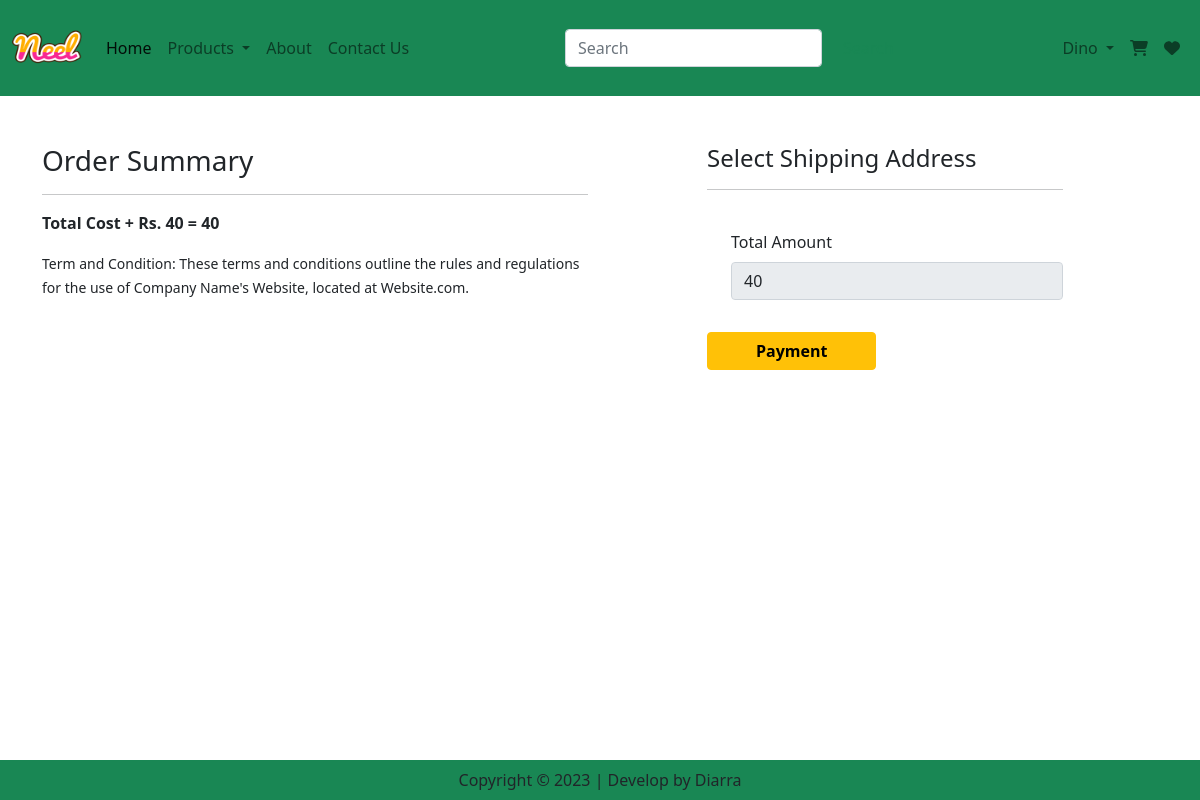
The app's page /shop/checkout/ (signed in), older data.
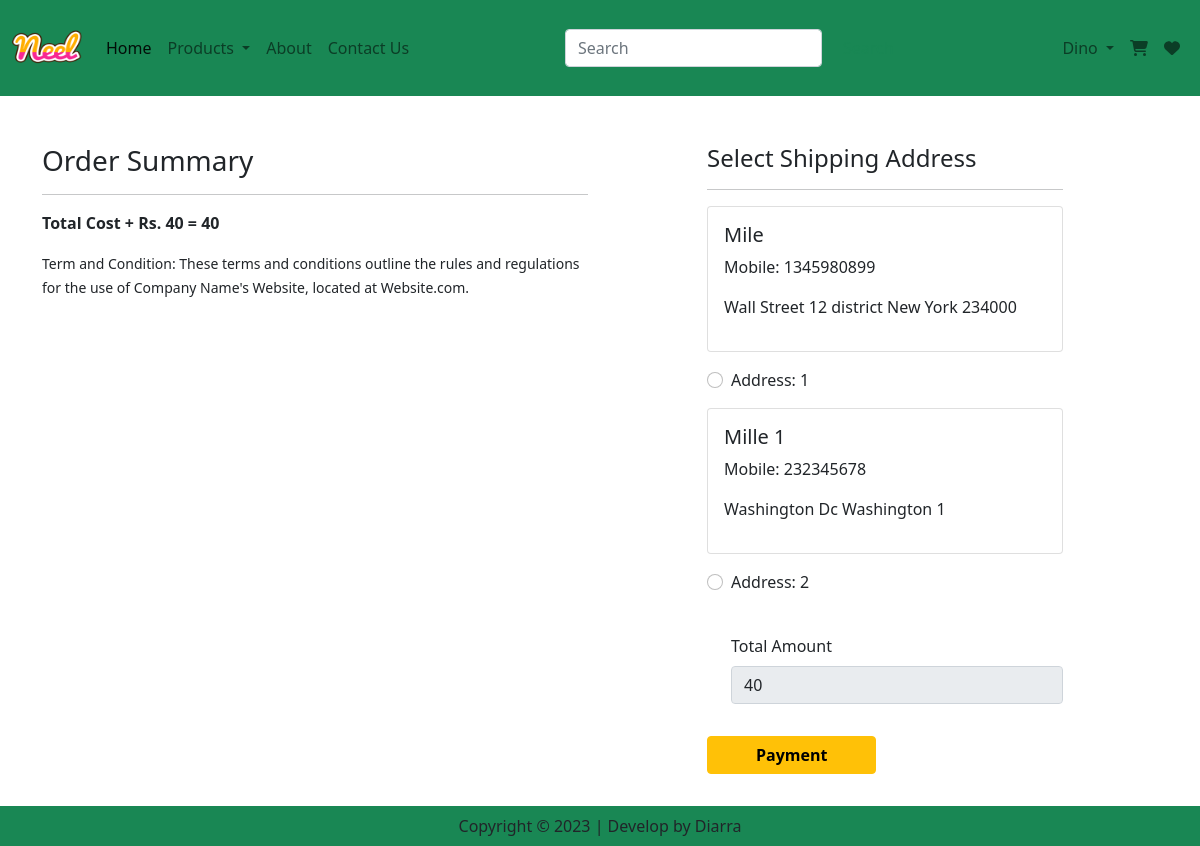
The same page, newer data.
### shop/models.py (models this page shows, shortened)
class Customer(models.Model):
    STATE_CHOICES = (
        ('AL', 'Alabama'),
        ('AK', 'Alaska'),
        ('AZ', 'Arizona'),
        ('AR', 'Arkansas'),
        ('CA', 'California'),
        ('CO', 'Colorado'),
        ('CT', 'Connecticut'),
        ('DE', 'Delaware'),
        ('DC', 'District of Columbia'),
        ('FL', 'Florida'),
        ('GA', 'Georgia'),
        ('HI', 'Hawaii'),
        ('ID', 'Idaho'),
        ('IL', 'Illinois'),
        ('IN', 'Indiana'),
        ('IA', 'Iowa'),
        ('KS', 'Kansas'),
        ('KY', 'Kentucky'),
        ('LA', 'Louisiana'),
        ('ME', 'Maine'),
        ('MD', 'Maryland'),
        ('MA', 'Massachusetts'),
        ('MI', 'Michigan'),
        ('MN', 'Minnesota'),
        ('MS', 'Mississippi'),
        ('MO', 'Missouri'),
        ('MT', 'Montana'),
        ('NE', 'Nebraska'),
        ('NV', 'Nevada'),
        ('NH', 'New Hampshire'),
        ('NJ', 'New Jersey'),
        ('NM', 'New Mexico'),
        ('NY', 'New York'),
        ('NC', 'North Carolina'),
        ('ND', 'North Dakota'),
        ('OH', 'Ohio'),
        ('OK', 'Oklahoma'),
        ('OR', 'Oregon'),
        ('PA', 'Pennsylvania'),
        ('RI', 'Rhode Island'),
        ('SC', 'South Carolina'),
        ('SD', 'South Dakota'),
        ('TN', 'Tennessee'),
        ('TX', 'Texas'),
        ('UT', 'Utah'),
        ('VT', 'Vermont'),
        ('VA', 'Virginia'),
        ('WA', 'Washington'),
        ('WV', 'West Virginia'),
        ('WI', 'Wisconsin'),
        ('WY', 'Wyoming'),
    )
    user = models.ForeignKey(User, on_delete=models.CASCADE)
    name = models.CharField(max_length=150)
    locality = models.CharField(max_length=150)
    city = models.CharField(max_length=50)
    number = models.IntegerField(default=0)
    zipcode = models.IntegerField()
    state = models.CharField(choices=STATE_CHOICES, max_length=2)

### shop/views.py (the view, shortened to what this page needs)
# urls.py: path('checkout/', views.CheckoutView.as_view(), name='checkout'),
class CheckoutView(View):
    def get(self, request):
        user = request.user
        add = Customer.objects.filter(user=user)
        cart_items = Cart.objects.filter(user=user)
        amount = 0
        for p in cart_items:
            value = p.quantity * p.product.discount_price
            amount += value
        totalamount = amount + 40
        return render(request, 'shop/checkout.html', locals())

### shop/templates/shop/checkout.html (shortened to what this page needs)
{% extends "base.html" %}
{% load static %}
{% block content %}
<div class="container">
	<div class="row mt-5">
		<div class="col-sm-6">
			<h3>Order Summary</h3>
			<hr />
			<p class="fw-bold">Total Cost + Rs. 40 = {{ totalamount }}</p>
			<small
				>Term and Condition: These terms and conditions outline the
				rules and regulations for the use of Company Name's Website,
				located at Website.com.</small
			>
		</div>
		<div class="col-sm-4 offset-1">
			<h4>Select Shipping Address</h4>
			<hr />
			<form method="post" id="myform">
				{% for ad in add %}
				<div class="card">
					<div class="card-body">
						<h5>{{ ad.name }}</h5>
						<p>Mobile: {{ ad.number }}</p>
						<p>{{ ad.locality }} {{ ad.city }} {{ ad.zipcode }}</p>
					</div>
				</div>
				<div class="form-check mt-3 mb-3">
					<input
						class="form-check-input"
						type="radio"
						name="custid"
						value="{{ ad.id }}"
						id="custadd{{ foorloop.counter }}"
					/>
					<label
						class="form-check-label"
						for="custadd{{forloop.counter}}"
					>
						Address: {{ forloop.counter }}
					</label>
				</div>
				{% endfor %}
				<br />
				<div class="form-check mb-3">
					<label class="form-label" for="totalamount">
						Total Amount
					</label>
					<input
						class="form-control"
						type="number"
						name="totalamount"
						value="{{ totalamount }}"
						id="totalamount"
						readonly
					/>
				</div>
					<button
						type="submit"
						class="btn btn-warning mt-3 px-5 fw-bold"
					>
						Payment
					</button>
				</div>
		</div>
	</div>
<br />
<br /><br />
{% endblock content %}

Row changes from the older to the newer data that the page shows:
added Customer: name "Mile", number "1345980899", locality "Wall Street 12 district", city "New York", zipcode "234000"
added Customer: name "Mille 1", number "232345678", locality "Washington Dc", city "Washington", zipcode "1"
